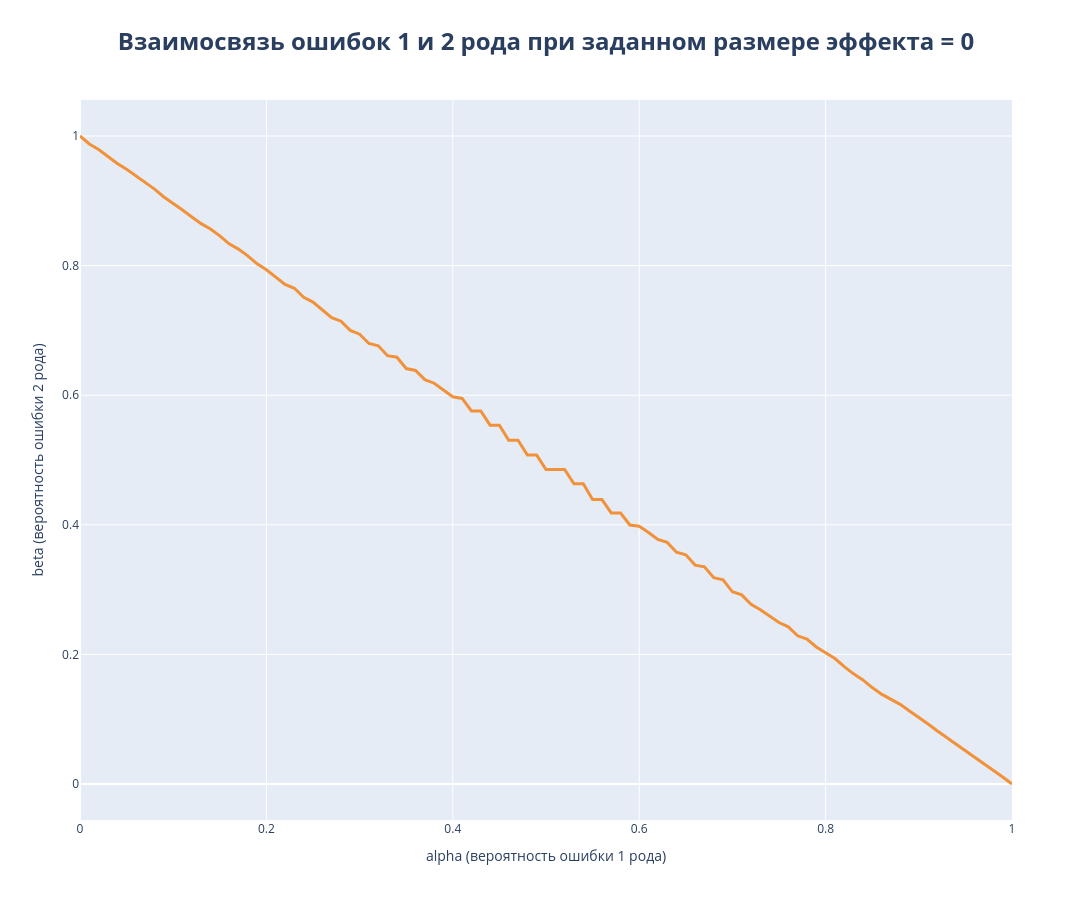

Source (notebook cell):
### Code cell
df_plot2 = pd.DataFrame({
    'Альфы': alphas,
    'Беты 0%': betas_effect0,
})

df_plot2 = df_plot2.reset_index()

fig = go.Figure()

fig.add_trace(go.Scatter(
    x=df_plot2['Альфы'], 
    y=df_plot2['Беты 0%'],
    name='Динамика beta при изменении alpha при эффекте 0%',
    line=dict(color="#F38825", width=3),
    opacity=0.9
))



fig.update_layout(
    title=dict(
        text='<b>Взаимосвязь ошибок 1 и 2 рода при заданном размере эффекта = 0</b>',
        font=dict(size=24),
        x=0.5
    ),
    xaxis=dict(title='alpha (вероятность ошибки 1 рода)'),
    yaxis=dict(title='beta (вероятность ошибки 2 рода)'),
    legend=dict(
        #title=dict(text='<b>Модели</b>'),
        x=0.02,
        y=0.98
    ),
    hovermode='x unified',
    width=1600,
    height=900
)

fig.show()

### Figure 1 — Plotly figure (JSON) as saved in the notebook; plotly's stock layout.template omitted (floating-point values rounded to 4 significant figures)
{"data": [{"line": {"color": "#F38825", "width": 3}, "name": "Динамика beta при изменении alpha при эффекте 0%", "opacity": 0.9, "type": "scatter", "x": [0, 0.01, 0.02, 0.03, 0.04, 0.05, 0.06, 0.07, 0.08, 0.09, 0.1, 0.11, 0.12, 0.13, 0.14, 0.15, 0.16, 0.17, 0.18, 0.19, 0.2, 0.21, 0.22, 0.23, 0.24, 0.25, 0.26, 0.27, 0.28, 0.29, 0.3, 0.31, 0.32, 0.33, 0.34, 0.35, 0.36, 0.37, 0.38, 0.39, 0.4, 0.41, 0.42, 0.43, 0.44, 0.45, 0.46, 0.47, 0.48, 0.49, 0.5, 0.51, 0.52, 0.53, 0.54, 0.55, 0.56, 0.57, 0.58, 0.59, 0.6, 0.61, 0.62, 0.63, 0.64, 0.65, 0.66, 0.67, 0.68, 0.69, 0.7, 0.71, 0.72, 0.73, 0.74, 0.75, 0.76, 0.77, 0.78, 0.79, 0.8, 0.81, 0.82, 0.83, 0.84, 0.85, 0.86, 0.87, 0.88, 0.89, 0.9, 0.91, 0.92, 0.93, 0.94, 0.95, 0.96, 0.97, 0.98, 0.99, 1], "y": [1, 0.9877, 0.9792, 0.968, 0.9577, 0.9486, 0.9384, 0.9278, 0.918, 0.9059, 0.8964, 0.8859, 0.8751, 0.8647, 0.8565, 0.8459, 0.8335, 0.8254, 0.8151, 0.8028, 0.7935, 0.783, 0.7711, 0.765, 0.7512, 0.7437, 0.7312, 0.7195, 0.7142, 0.7, 0.6942, 0.6798, 0.6763, 0.661, 0.6586, 0.6411, 0.6382, 0.624, 0.6185, 0.6079, 0.5976, 0.595, 0.5757, 0.5757, 0.5538, 0.5538, 0.5305, 0.5305, 0.5076, 0.5076, 0.4854, 0.4854, 0.4854, 0.4633, 0.4633, 0.4391, 0.4391, 0.4183, 0.4182, 0.3997, 0.3977, 0.3882, 0.3773, 0.3728, 0.3577, 0.3537, 0.3378, 0.3351, 0.3183, 0.315, 0.2966, 0.2919, 0.2773, 0.2688, 0.2594, 0.2492, 0.2426, 0.2287, 0.2237, 0.2115, 0.2024, 0.1936, 0.1811, 0.17, 0.1607, 0.1488, 0.1387, 0.1303, 0.1229, 0.1127, 0.103, 0.0927, 0.0818, 0.0718, 0.0609, 0.0512, 0.0411, 0.0315, 0.0207, 0.0108, 0]}], "layout": {"height": 900, "hovermode": "x unified", "legend": {"x": 0.02, "y": 0.98}, "title": {"font": {"size": 24}, "text": "<b>Взаимосвязь ошибок 1 и 2 рода при заданном размере эффекта = 0</b>", "x": 0.5}, "width": 1600, "xaxis": {"title": {"text": "alpha (вероятность ошибки 1 рода)"}}, "yaxis": {"title": {"text": "beta (вероятность ошибки 2 рода)"}}}}
